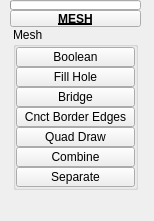
<?xml version="1.0" encoding="UTF-8"?>
<ui version="4.0">
 <class>QtUi</class>
 <widget class="QMainWindow" name="QtUi">
  <property name="enabled">
   <bool>true</bool>
  </property>
  <property name="geometry">
   <rect>
    <x>0</x>
    <y>0</y>
    <width>154</width>
    <height>221</height>
   </rect>
  </property>
  <property name="minimumSize">
   <size>
    <width>0</width>
    <height>0</height>
   </size>
  </property>
  <property name="maximumSize">
   <size>
    <width>999</width>
    <height>999</height>
   </size>
  </property>
  <property name="windowTitle">
   <string>Toolkit</string>
  </property>
  <property name="layoutDirection">
   <enum>Qt::LeftToRight</enum>
  </property>
  <property name="tabShape">
   <enum>QTabWidget::Triangular</enum>
  </property>
  <property name="dockNestingEnabled">
   <bool>true</bool>
  </property>
  <property name="dockOptions">
   <set>QMainWindow::AllowNestedDocks|QMainWindow::AllowTabbedDocks|QMainWindow::AnimatedDocks|QMainWindow::ForceTabbedDocks</set>
  </property>
  <property name="balette" stdset="0">
   <palette>
    <active>
     <colorrole role="ButtonText">
      <brush brushstyle="SolidPattern">
       <color alpha="255">
        <red>255</red>
        <green>255</green>
        <blue>255</blue>
       </color>
      </brush>
     </colorrole>
     <colorrole role="Highlight">
      <brush brushstyle="SolidPattern">
       <color alpha="255">
        <red>168</red>
        <green>152</green>
        <blue>250</blue>
       </color>
      </brush>
     </colorrole>
    </active>
    <inactive>
     <colorrole role="ButtonText">
      <brush brushstyle="SolidPattern">
       <color alpha="255">
        <red>255</red>
        <green>255</green>
        <blue>255</blue>
       </color>
      </brush>
     </colorrole>
     <colorrole role="Highlight">
      <brush brushstyle="SolidPattern">
       <color alpha="255">
        <red>168</red>
        <green>152</green>
        <blue>250</blue>
       </color>
      </brush>
     </colorrole>
    </inactive>
    <disabled>
     <colorrole role="ButtonText">
      <brush brushstyle="SolidPattern">
       <color alpha="255">
        <red>120</red>
        <green>120</green>
        <blue>120</blue>
       </color>
      </brush>
     </colorrole>
     <colorrole role="Highlight">
      <brush brushstyle="SolidPattern">
       <color alpha="255">
        <red>0</red>
        <green>120</green>
        <blue>215</blue>
       </color>
      </brush>
     </colorrole>
    </disabled>
   </palette>
  </property>
  <widget class="QWidget" name="mainWindow">
   <property name="balette" stdset="0">
    <palette>
     <active>
      <colorrole role="Highlight">
       <brush brushstyle="SolidPattern">
        <color alpha="255">
         <red>168</red>
         <green>152</green>
         <blue>250</blue>
        </color>
       </brush>
      </colorrole>
     </active>
     <inactive>
      <colorrole role="Highlight">
       <brush brushstyle="SolidPattern">
        <color alpha="255">
         <red>168</red>
         <green>152</green>
         <blue>250</blue>
        </color>
       </brush>
      </colorrole>
     </inactive>
     <disabled>
      <colorrole role="Highlight">
       <brush brushstyle="SolidPattern">
        <color alpha="255">
         <red>168</red>
         <green>152</green>
         <blue>250</blue>
        </color>
       </brush>
      </colorrole>
     </disabled>
    </palette>
   </property>
   <widget class="QWidget" name="layoutWidget">
    <property name="geometry">
     <rect>
      <x>10</x>
      <y>0</y>
      <width>131</width>
      <height>206</height>
     </rect>
    </property>
    <layout class="QGridLayout" name="gridLayout">
     <property name="spacing">
      <number>0</number>
     </property>
     <item row="0" column="1" colspan="2">
      <widget class="TkProgressBar" name="progressBar">
       <property name="sizePolicy">
        <sizepolicy hsizetype="Ignored" vsizetype="Fixed">
         <horstretch>0</horstretch>
         <verstretch>0</verstretch>
        </sizepolicy>
       </property>
       <property name="minimumSize">
        <size>
         <width>0</width>
         <height>10</height>
        </size>
       </property>
       <property name="maximumSize">
        <size>
         <width>16777215</width>
         <height>10</height>
        </size>
       </property>
       <property name="value">
        <number>0</number>
       </property>
       <property name="textVisible">
        <bool>false</bool>
       </property>
      </widget>
     </item>
     <item row="2" column="1" colspan="2">
      <layout class="QHBoxLayout" name="horizontalLayout">
       <item>
        <layout class="QVBoxLayout" name="verticalLayout">
         <property name="spacing">
          <number>0</number>
         </property>
         <item>
          <widget class="QGroupBox" name="Mesh">
           <property name="minimumSize">
            <size>
             <width>125</width>
             <height>0</height>
            </size>
           </property>
           <property name="maximumSize">
            <size>
             <width>125</width>
             <height>999</height>
            </size>
           </property>
           <property name="title">
            <string>Mesh</string>
           </property>
           <layout class="QVBoxLayout" name="verticalLayout_2">
            <property name="spacing">
             <number>0</number>
            </property>
            <property name="leftMargin">
             <number>0</number>
            </property>
            <property name="topMargin">
             <number>0</number>
            </property>
            <property name="rightMargin">
             <number>0</number>
            </property>
            <property name="bottomMargin">
             <number>0</number>
            </property>
            <item>
             <widget class="TkToolButton" name="tb008">
              <property name="enabled">
               <bool>true</bool>
              </property>
              <property name="minimumSize">
               <size>
                <width>0</width>
                <height>20</height>
               </size>
              </property>
              <property name="maximumSize">
               <size>
                <width>125</width>
                <height>20</height>
               </size>
              </property>
              <property name="toolTip">
               <string>Preforms a boolean union on the selected polygon objects creating a new object</string>
              </property>
              <property name="text">
               <string>Boolean</string>
              </property>
              <property name="iconSize">
               <size>
                <width>18</width>
                <height>18</height>
               </size>
              </property>
             </widget>
            </item>
            <item>
             <widget class="QPushButton" name="b001">
              <property name="enabled">
               <bool>true</bool>
              </property>
              <property name="minimumSize">
               <size>
                <width>0</width>
                <height>20</height>
               </size>
              </property>
              <property name="maximumSize">
               <size>
                <width>125</width>
                <height>20</height>
               </size>
              </property>
              <property name="toolTip">
               <string>Cap holes modifier</string>
              </property>
              <property name="text">
               <string>Fill Hole</string>
              </property>
              <property name="iconSize">
               <size>
                <width>18</width>
                <height>18</height>
               </size>
              </property>
             </widget>
            </item>
            <item>
             <widget class="TkToolButton" name="tb001">
              <property name="enabled">
               <bool>true</bool>
              </property>
              <property name="minimumSize">
               <size>
                <width>0</width>
                <height>20</height>
               </size>
              </property>
              <property name="maximumSize">
               <size>
                <width>125</width>
                <height>20</height>
               </size>
              </property>
              <property name="toolTip">
               <string>Create a bridge between two sets of edges or faces</string>
              </property>
              <property name="text">
               <string>Bridge</string>
              </property>
              <property name="iconSize">
               <size>
                <width>18</width>
                <height>18</height>
               </size>
              </property>
             </widget>
            </item>
            <item>
             <widget class="QPushButton" name="b021">
              <property name="enabled">
               <bool>true</bool>
              </property>
              <property name="minimumSize">
               <size>
                <width>0</width>
                <height>20</height>
               </size>
              </property>
              <property name="maximumSize">
               <size>
                <width>125</width>
                <height>20</height>
               </size>
              </property>
              <property name="toolTip">
               <string>Automatically build mesh between two selected edge borders.</string>
              </property>
              <property name="text">
               <string>Cnct Border Edges</string>
              </property>
              <property name="iconSize">
               <size>
                <width>18</width>
                <height>18</height>
               </size>
              </property>
             </widget>
            </item>
            <item>
             <widget class="QPushButton" name="b028">
              <property name="enabled">
               <bool>true</bool>
              </property>
              <property name="minimumSize">
               <size>
                <width>0</width>
                <height>20</height>
               </size>
              </property>
              <property name="maximumSize">
               <size>
                <width>125</width>
                <height>20</height>
               </size>
              </property>
              <property name="toolTip">
               <string>Enter quad draw tool</string>
              </property>
              <property name="text">
               <string>Quad Draw</string>
              </property>
              <property name="iconSize">
               <size>
                <width>18</width>
                <height>18</height>
               </size>
              </property>
             </widget>
            </item>
            <item>
             <widget class="TkToolButton" name="tb002">
              <property name="enabled">
               <bool>true</bool>
              </property>
              <property name="minimumSize">
               <size>
                <width>0</width>
                <height>20</height>
               </size>
              </property>
              <property name="maximumSize">
               <size>
                <width>125</width>
                <height>20</height>
               </size>
              </property>
              <property name="toolTip">
               <string>Combine the selected polygon objects into one single object to allow operations such as merges or face trims</string>
              </property>
              <property name="text">
               <string>Combine</string>
              </property>
              <property name="iconSize">
               <size>
                <width>18</width>
                <height>18</height>
               </size>
              </property>
             </widget>
            </item>
            <item>
             <widget class="QPushButton" name="b002">
              <property name="enabled">
               <bool>true</bool>
              </property>
              <property name="minimumSize">
               <size>
                <width>0</width>
                <height>20</height>
               </size>
              </property>
              <property name="maximumSize">
               <size>
                <width>125</width>
                <height>20</height>
               </size>
              </property>
              <property name="toolTip">
               <string>Separates the selected polygonobject shells or the shells of any selected faces from the object into one object into distinct objects</string>
              </property>
              <property name="text">
               <string>Separate</string>
              </property>
              <property name="iconSize">
               <size>
                <width>18</width>
                <height>18</height>
               </size>
              </property>
             </widget>
            </item>
           </layout>
          </widget>
         </item>
         <item>
          <spacer name="verticalSpacer">
           <property name="orientation">
            <enum>Qt::Vertical</enum>
           </property>
           <property name="sizeHint" stdset="0">
            <size>
             <width>20</width>
             <height>40</height>
            </size>
           </property>
          </spacer>
         </item>
        </layout>
       </item>
      </layout>
     </item>
     <item row="1" column="1" colspan="2">
      <widget class="TkPushButton_Draggable" name="draggable_header">
       <property name="minimumSize">
        <size>
         <width>19</width>
         <height>17</height>
        </size>
       </property>
       <property name="maximumSize">
        <size>
         <width>999</width>
         <height>17</height>
        </size>
       </property>
       <property name="font">
        <font>
         <weight>75</weight>
         <bold>true</bold>
         <underline>true</underline>
        </font>
       </property>
       <property name="text">
        <string>MESH</string>
       </property>
       <property name="checkable">
        <bool>true</bool>
       </property>
      </widget>
     </item>
    </layout>
   </widget>
  </widget>
 </widget>
 <customwidgets>
  <customwidget>
   <class>TkToolButton</class>
   <extends>QToolButton</extends>
   <header>widgets.tktoolbutton.h</header>
  </customwidget>
  <customwidget>
   <class>TkPushButton_Draggable</class>
   <extends>QPushButton</extends>
   <header>widgets.tkpushbuttondraggable.h</header>
  </customwidget>
  <customwidget>
   <class>TkProgressBar</class>
   <extends>QProgressBar</extends>
   <header>widgets.tkprogressbar.h</header>
  </customwidget>
 </customwidgets>
 <resources/>
 <connections/>
 <designerdata>
  <property name="gridDeltaX">
   <number>5</number>
  </property>
  <property name="gridDeltaY">
   <number>5</number>
  </property>
  <property name="gridSnapX">
   <bool>true</bool>
  </property>
  <property name="gridSnapY">
   <bool>true</bool>
  </property>
  <property name="gridVisible">
   <bool>true</bool>
  </property>
 </designerdata>
</ui>
